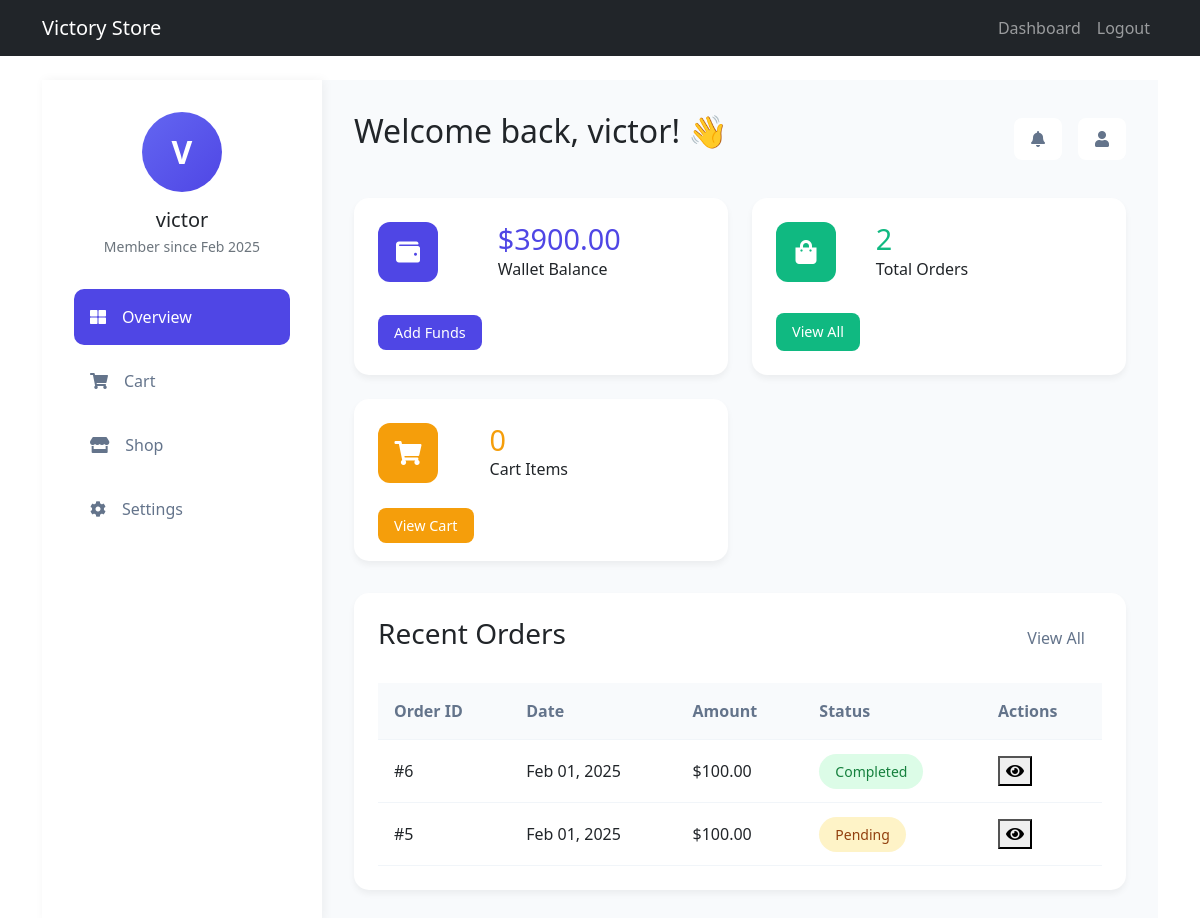
The page /dashboard/ (signed in) on the database its author committed.
### store/models.py (models this page shows, shortened)
class Wallet(models.Model):
    user = models.OneToOneField(User, on_delete=models.CASCADE)
    balance = models.DecimalField(max_digits=10, decimal_places=2, default=0)
    created_at = models.DateTimeField(auto_now_add=True)

class Order(models.Model):
    user = models.ForeignKey(User, on_delete=models.CASCADE)
    address = models.TextField()
    phone = models.CharField(max_length=20)
    created_at = models.DateTimeField(auto_now_add=True)
    paid = models.BooleanField(default=False)
    payment_method = models.CharField(max_length=20, blank=True, null=True)
    def get_total_cost(self):
        return sum(item.get_cost() for item in self.items.all())

class OrderItem(models.Model):
    order = models.ForeignKey(Order, related_name='items', on_delete=models.CASCADE)
    product = models.ForeignKey(Product, on_delete=models.CASCADE)
    price = models.DecimalField(max_digits=10, decimal_places=2)
    quantity = models.PositiveIntegerField(default=1)
    def get_cost(self):
        return self.price * self.quantity

### store/views.py (the view)
# urls.py: path('dashboard/', views.dashboard, name='dashboard'),
@login_required
def dashboard(request):
    profile = Profile.objects.get_or_create(user=request.user)[0]
    wallet = Wallet.objects.get_or_create(user=request.user)[0]
    orders = Order.objects.filter(user=request.user).order_by('-created_at')
    cart = Cart.objects.filter(user=request.user).first()
    cart_items_count = CartItem.objects.filter(cart=cart).count() if cart else 0
    orders_count = orders.count()
    recent_orders = orders[:5]
    context = {
        'profile': profile,
        'wallet': wallet,
        'orders_count': orders_count,
        'cart_items_count': cart_items_count,
        'recent_orders': recent_orders
    }
    return render(request, 'store/dashboard.html', context)

### store/templates/store/dashboard.html (shortened to what this page needs)
{% extends 'store/base.html' %}
{% block content %}
<div class="dashboard-container">
    <div class="dashboard-sidebar">
        <div class="user-profile text-center">
            <div class="avatar-circle">
                <span class="initials">{{ user.first_name|first|default:user.username|first|upper }}</span>
            </div>
            <h5 class="mt-3 mb-1">{{ user.first_name|default:user.username }}</h5>
            <p class="text-muted small">Member since {{ user.date_joined|date:"M Y" }}</p>
        </div>
        <div class="sidebar-menu">
            <a href="#" class="active"><i class="fas fa-th-large"></i> Overview</a>
            <a href="{% url 'cart_detail' %}"><i class="fas fa-shopping-cart"></i> Cart</a>
            <a href="{% url 'product_list' %}"><i class="fas fa-store"></i> Shop</a>
            <a href="#"><i class="fas fa-cog"></i> Settings</a>
        </div>
    </div>
    <div class="dashboard-main">
        <div class="dashboard-header">
            <div class="welcome-text">
                <h2>Welcome back, {{ user.first_name|default:user.username }}! 👋</h2>
            </div>
            <div class="quick-actions">
                <button class="btn-glass"><i class="fas fa-bell"></i></button>
                <button class="btn-glass"><i class="fas fa-user"></i></button>
            </div>
        </div>
        <div class="stats-grid">
            <div class="stat-card" style="--accent-color: #4F46E5">
                <div class="stat-icon">
                    <i class="fas fa-wallet"></i>
                </div>
                <div class="stat-details">
                    <h3>${{ wallet.balance }}</h3>
                    <p>Wallet Balance</p>
                </div>
                <div class="stat-action">
                    <a href="{% url 'add_funds' %}" class="btn-accent">Add Funds</a>
                </div>
            </div>
            <div class="stat-card" style="--accent-color: #10B981">
                <div class="stat-icon">
                    <i class="fas fa-shopping-bag"></i>
                </div>
                <div class="stat-details">
                    <h3>{{ orders_count }}</h3>
                    <p>Total Orders</p>
                </div>
                <div class="stat-action">
                    <button class="btn-accent">View All</button>
                </div>
            </div>
            <div class="stat-card" style="--accent-color: #F59E0B">
                <div class="stat-icon">
                    <i class="fas fa-shopping-cart"></i>
                </div>
                <div class="stat-details">
                    <h3>{{ cart_items_count }}</h3>
                    <p>Cart Items</p>
                </div>
                <div class="stat-action">
                    <a href="{% url 'cart_detail' %}" class="btn-accent">View Cart</a>
                </div>
            </div>
        </div>
        <div class="orders-section">
            <div class="section-header">
                <h3>Recent Orders</h3>
                <button class="btn-glass">View All</button>
            </div>
            <div class="orders-table">
                <table>
                    <thead>
                        <tr>
                            <th>Order ID</th>
                            <th>Date</th>
                            <th>Amount</th>
                            <th>Status</th>
                            <th>Actions</th>
                        </tr>
                    </thead>
                    <tbody>
                        {% for order in recent_orders %}
                        <tr>
                            <td>#{{ order.id }}</td>
                            <td>{{ order.created_at|date:"M d, Y" }}</td>
                            <td>${{ order.get_total_cost }}</td>
                            <td>
                                <span class="status-badge {% if order.paid %}success{% else %}pending{% endif %}">
                                    {% if order.paid %}Completed{% else %}Pending{% endif %}
                                </span>
                            </td>
                            <td>
                                <button class="btn-icon"><i class="fas fa-eye"></i></button>
                            </td>
                        </tr>
                        {% empty %}
                        <tr>
                            <td colspan="5" class="text-center">No orders yet</td>
                        </tr>
                        {% endfor %}
                    </tbody>
                </table>
            </div>
        </div>
    </div>
</div>
<link rel="stylesheet" href="https://cdnjs.cloudflare.com/ajax/libs/font-awesome/5.15.4/css/all.min.css">
{% endblock %}

### store/templates/store/dashboard.html (style rules this page uses)
.dashboard-container { display: flex; min-height: 100vh; background: #f8fafc; }
.dashboard-sidebar { width: 280px; background: white; padding: 2rem; box-shadow: 2px 0 10px rgba(0,0,0,0.05); }
.dashboard-main { flex: 1; padding: 2rem; }
.avatar-circle { width: 80px; height: 80px; background: linear-gradient(135deg, #6366F1, #4F46E5); border-radius: 50%; display: flex; align-items: center; justify-content: center; margin: 0 auto; }
.initials { color: white; font-size: 2rem; font-weight: 600; }
.sidebar-menu { margin-top: 2rem; }
.sidebar-menu a { display: flex; align-items: center; padding: 1rem; color: #64748b; text-decoration: none; border-radius: 10px; margin-bottom: 0.5rem; transition: all 0.3s; }
.sidebar-menu a.active { background: #4F46E5; color: white; }
.sidebar-menu i { margin-right: 1rem; }
.dashboard-header { display: flex; justify-content: space-between; align-items: center; margin-bottom: 2rem; }
.stats-grid { display: grid; grid-template-columns: repeat(auto-fit, minmax(300px, 1fr)); gap: 1.5rem; margin-bottom: 2rem; }
.stat-card { background: white; border-radius: 15px; padding: 1.5rem; box-shadow: 0 4px 6px rgba(0,0,0,0.05); display: grid; grid-template-columns: auto 1fr; gap: 1rem; position: relative; overflow: hidden; }
.stat-icon { width: 60px; height: 60px; background: var(--accent-color); border-radius: 12px; display: flex; align-items: center; justify-content: center; color: white; font-size: 1.5rem; }
.stat-details h3 { font-size: 1.8rem; margin: 0; color: var(--accent-color); }
.btn-accent { background: var(--accent-color); color: white; border: none; padding: 0.5rem 1rem; border-radius: 8px; text-decoration: none; font-size: 0.9rem; transition: transform 0.2s; }
.orders-section { background: white; border-radius: 15px; padding: 1.5rem; box-shadow: 0 4px 6px rgba(0,0,0,0.05); }
.section-header { display: flex; justify-content: space-between; align-items: center; margin-bottom: 1.5rem; }
.orders-table { overflow-x: auto; }
table { width: 100%; border-collapse: separate; border-spacing: 0; }
th, td { padding: 1rem; text-align: left; border-bottom: 1px solid #f1f5f9; }
th { background: #f8fafc; font-weight: 600; color: #64748b; }
.status-badge { padding: 0.5rem 1rem; border-radius: 20px; font-size: 0.875rem; }
.status-badge.success { background: #dcfce7; color: #15803d; }
.status-badge.pending { background: #fef3c7; color: #92400e; }
.btn-glass { background: rgba(255,255,255,0.9); border: 1px solid rgba(255,255,255,0.5); padding: 0.5rem 1rem; border-radius: 8px; backdrop-filter: blur(10px); color: #64748b; transition: all 0.3s; }
.quick-actions { display: flex; gap: 1rem; }

### rows shown on the page
Wallet: balance "3900.00"
Order: id "6", created_at "Feb 01, 2025", get_total_cost "100.00", paid "Completed"
Order: id "5", created_at "Feb 01, 2025", get_total_cost "100.00", paid "Pending"

### other values the page prints
{{ user.first_name|first|default:user.username|first|upper }} "V"
{{ user.first_name|default:user.username }} "victor"
{{ user.date_joined|date:"M Y" }} "Feb 2025"
{{ orders_count }} "2"
{{ cart_items_count }} "0"
